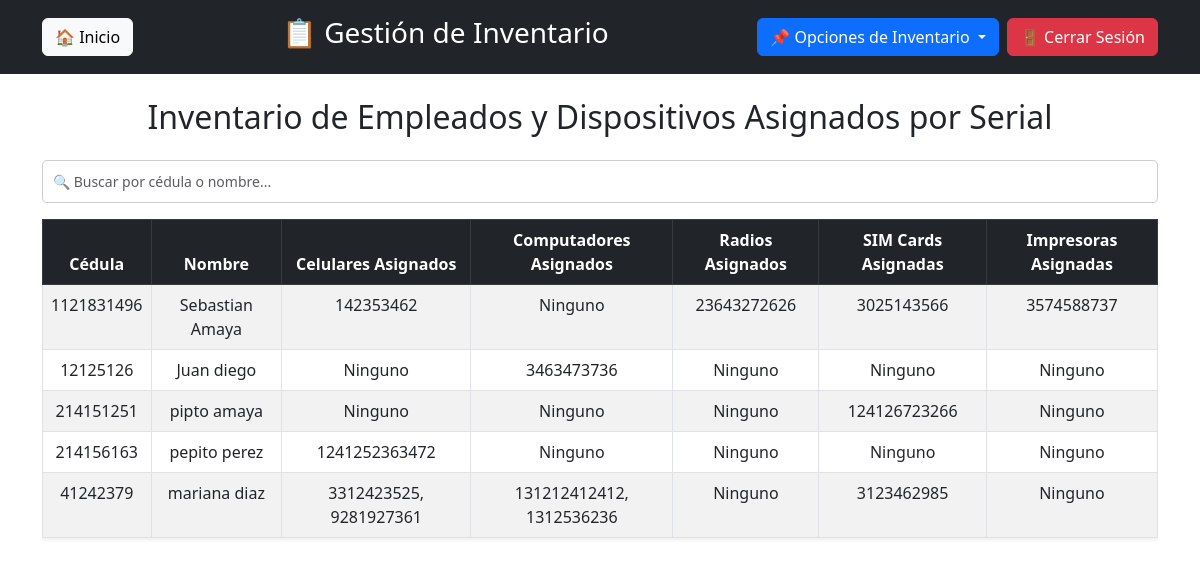
Page /inventario/vistas/inventario.php on the earlier database version.
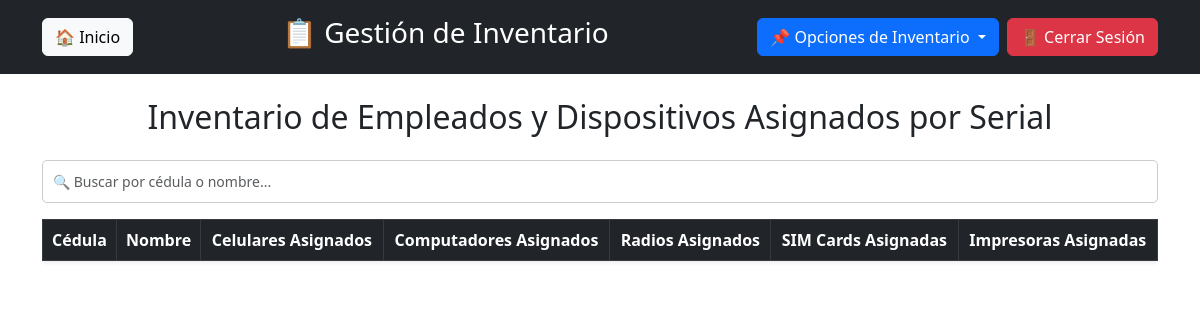
Same page on the later database version.
### tables this page shows
CREATE TABLE `empleados` (
  `cedula` varchar(20) NOT NULL,
  `nombre` varchar(100) DEFAULT NULL,
  `cargo` varchar(50) DEFAULT NULL,
  `area` varchar(50) DEFAULT NULL,
  `sub_area` varchar(50) DEFAULT NULL,
  PRIMARY KEY (`cedula`)
);

### inventario/vistas/inventario.php (the view, shortened to what this page needs)
<?php
require '../db.php';
$query = "
    SELECT e.cedula, e.nombre,
           GROUP_CONCAT(DISTINCT c.serial SEPARATOR ', ') AS celulares,
           GROUP_CONCAT(DISTINCT co.serial SEPARATOR ', ') AS computadores,
           GROUP_CONCAT(DISTINCT r.serial SEPARATOR ', ') AS radios,
           GROUP_CONCAT(DISTINCT s.linea_celular SEPARATOR ', ') AS sim_cards,
           GROUP_CONCAT(DISTINCT i.serial SEPARATOR ', ') AS impresoras
    FROM empleados e
    LEFT JOIN celulares c ON e.cedula = c.cedula
    LEFT JOIN computadores co ON e.cedula = co.cedula
    LEFT JOIN radios r ON e.cedula = r.cedula
    LEFT JOIN sim_cards s ON e.cedula = s.cedula
    LEFT JOIN impresoras i ON e.cedula = i.cedula
    GROUP BY e.cedula
";
$empleados = $pdo->query($query)->fetchAll(PDO::FETCH_ASSOC);
?>
<?php include 'header.php'; ?>
<div class="container mt-4">
    <h2 class="text-center mb-4">Inventario de Empleados y Dispositivos Asignados por Serial</h2>
    <div class="mb-3">
        <input type="text" id="searchInput" class="form-control" placeholder="🔍 Buscar por cédula o nombre...">
    </div>
    <div class="table-responsive">
        <table class="table table-striped table-hover table-bordered shadow-sm text-center">
            <thead class="table-dark">
                <tr>
                    <th>Cédula</th>
                    <th>Nombre</th>
                    <th>Celulares Asignados</th>
                    <th>Computadores Asignados</th>
                    <th>Radios Asignados</th>
                    <th>SIM Cards Asignadas</th>
                    <th>Impresoras Asignadas</th>
                </tr>
            </thead>
            <tbody id="empleadosTable">
                <?php foreach ($empleados as $empleado): ?>
                <tr>
                    <td><?= htmlspecialchars($empleado['cedula']) ?></td>
                    <td><?= htmlspecialchars($empleado['nombre']) ?></td>
                    <td><?= htmlspecialchars($empleado['celulares'] ?: 'Ninguno') ?></td>
                    <td><?= htmlspecialchars($empleado['computadores'] ?: 'Ninguno') ?></td>
                    <td><?= htmlspecialchars($empleado['radios'] ?: 'Ninguno') ?></td>
                    <td><?= htmlspecialchars($empleado['sim_cards'] ?: 'Ninguno') ?></td>
                    <td><?= htmlspecialchars($empleado['impresoras'] ?: 'Ninguno') ?></td>
                </tr>
                <?php endforeach; ?>
            </tbody>
        </table>
    </div>
</div>

### inventario/vistas/header.php (shortened to what this page needs)
<!DOCTYPE html>
<html lang="es">
<head>
    <link rel="stylesheet" href="../css/style.css">
    <link rel="stylesheet" href="https://cdn.jsdelivr.net/npm/bootstrap@5.3.0/dist/css/bootstrap.min.css">
</head>
<body>
<header class="bg-dark text-white py-3">
    <div class="container d-flex justify-content-between align-items-center">
        <a href="inventario.php" class="btn btn-light">🏠 Inicio</a>
        <h1 class="h3">📋 Gestión de Inventario</h1>
        <div class="d-flex align-items-center">
            <div class="dropdown me-2">
                <button class="btn btn-primary dropdown-toggle" type="button" data-bs-toggle="dropdown" aria-expanded="false">
                    📌 Opciones de Inventario
                </button>
            </div>
            <a href="../logica/logout.php" class="btn btn-danger">🚪 Cerrar Sesión</a>
        </div>
    </div>
</header>
</body>
</html>

### inventario/css/style.css (style rules this page uses)
body { font-family: Arial, sans-serif; background-color: #f4f4f4; margin: 0; padding: 0; }
h2 { text-align: center; color: #333; }
input[type="text"], input[type="date"], textarea { width: 100%; padding: 10px; margin-top: 5px; border: 1px solid #ccc; border-radius: 5px; font-size: 14px; }
button { width: 100%; background-color: #007bff; color: white; padding: 12px; margin-top: 15px; border: none; border-radius: 5px; cursor: pointer; font-size: 16px; transition: background 0.3s; }

Differences in the rows shown:
removed empleados: cedula "1121831496", nombre "Sebastian Amaya", celulares "142353462", computadores "Ninguno", radios "23643272626", sim_cards "3025143566", impresoras "3574588737"
removed empleados: cedula "12125126", nombre "Juan diego", celulares "Ninguno", computadores "3463473736", radios "Ninguno", sim_cards "Ninguno", impresoras "Ninguno"
removed empleados: cedula "214151251", nombre "pipto amaya", celulares "Ninguno", computadores "Ninguno", radios "Ninguno", sim_cards "124126723266", impresoras "Ninguno"
removed empleados: cedula "214156163", nombre "pepito perez", celulares "1241252363472", computadores "Ninguno", radios "Ninguno", sim_cards "Ninguno", impresoras "Ninguno"
removed empleados: cedula "41242379", nombre "mariana diaz", celulares "3312423525, 9281927361", computadores "131212412412, 1312536236", radios "Ninguno", sim_cards "3123462985", impresoras "Ninguno"
